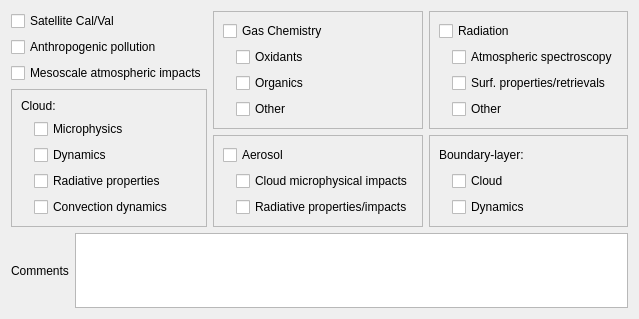
          <widget class="QWidget" name="page">
           <attribute name="label">
            <string>Scientific Aims</string>
           </attribute>
           <layout class="QVBoxLayout" name="verticalLayout_12">
            <item>
             <layout class="QHBoxLayout" name="horizontalLayout_15">
              <item>
               <layout class="QVBoxLayout" name="verticalLayout_6">
                <item>
                 <widget class="QCheckBox" name="satelliteCalValCheck">
                  <property name="text">
                   <string>Satellite Cal/Val</string>
                  </property>
                 </widget>
                </item>
                <item>
                 <widget class="QCheckBox" name="anthroPollutionCheck">
                  <property name="text">
                   <string>Anthropogenic pollution</string>
                  </property>
                 </widget>
                </item>
                <item>
                 <widget class="QCheckBox" name="mesoscaleImpactsCheck">
                  <property name="text">
                   <string>Mesoscale atmospheric impacts</string>
                  </property>
                 </widget>
                </item>
                <item>
                 <widget class="QFrame" name="frame_3">
                  <property name="frameShape">
                   <enum>QFrame::StyledPanel</enum>
                  </property>
                  <property name="frameShadow">
                   <enum>QFrame::Raised</enum>
                  </property>
                  <layout class="QVBoxLayout" name="verticalLayout_3">
                   <item>
                    <widget class="QLabel" name="label_12">
                     <property name="text">
                      <string>Cloud:</string>
                     </property>
                    </widget>
                   </item>
                   <item>
                    <layout class="QHBoxLayout" name="horizontalLayout_3">
                     <item>
                      <spacer name="horizontalSpacer_3">
                       <property name="orientation">
                        <enum>Qt::Horizontal</enum>
                       </property>
                       <property name="sizeType">
                        <enum>QSizePolicy::Maximum</enum>
                       </property>
                       <property name="sizeHint" stdset="0">
                        <size>
                         <width>13</width>
                         <height>17</height>
                        </size>
                       </property>
                      </spacer>
                     </item>
                     <item>
                      <widget class="QCheckBox" name="cloudMicrophysicsCheck">
                       <property name="text">
                        <string>Microphysics</string>
                       </property>
                      </widget>
                     </item>
                    </layout>
                   </item>
                   <item>
                    <layout class="QHBoxLayout" name="horizontalLayout_4">
                     <item>
                      <spacer name="horizontalSpacer_5">
                       <property name="orientation">
                        <enum>Qt::Horizontal</enum>
                       </property>
                       <property name="sizeType">
                        <enum>QSizePolicy::Maximum</enum>
                       </property>
                       <property name="sizeHint" stdset="0">
                        <size>
                         <width>13</width>
                         <height>17</height>
                        </size>
                       </property>
                      </spacer>
                     </item>
                     <item>
                      <widget class="QCheckBox" name="cloudDynamicsCheck">
                       <property name="text">
                        <string>Dynamics</string>
                       </property>
                      </widget>
                     </item>
                    </layout>
                   </item>
                   <item>
                    <layout class="QHBoxLayout" name="horizontalLayout_5">
                     <property name="sizeConstraint">
                      <enum>QLayout::SetDefaultConstraint</enum>
                     </property>
                     <item>
                      <spacer name="horizontalSpacer_6">
                       <property name="orientation">
                        <enum>Qt::Horizontal</enum>
                       </property>
                       <property name="sizeType">
                        <enum>QSizePolicy::Maximum</enum>
                       </property>
                       <property name="sizeHint" stdset="0">
                        <size>
                         <width>13</width>
                         <height>17</height>
                        </size>
                       </property>
                      </spacer>
                     </item>
                     <item>
                      <widget class="QCheckBox" name="cloudRadiativeCheck">
                       <property name="text">
                        <string>Radiative properties</string>
                       </property>
                      </widget>
                     </item>
                    </layout>
                   </item>
                   <item>
                    <layout class="QHBoxLayout" name="horizontalLayout_6">
                     <item>
                      <spacer name="horizontalSpacer_4">
                       <property name="orientation">
                        <enum>Qt::Horizontal</enum>
                       </property>
                       <property name="sizeType">
                        <enum>QSizePolicy::Maximum</enum>
                       </property>
                       <property name="sizeHint" stdset="0">
                        <size>
                         <width>13</width>
                         <height>17</height>
                        </size>
                       </property>
                      </spacer>
                     </item>
                     <item>
                      <widget class="QCheckBox" name="cloudConvectionCheck">
                       <property name="text">
                        <string>Convection dynamics</string>
                       </property>
                      </widget>
                     </item>
                    </layout>
                   </item>
                  </layout>
                 </widget>
                </item>
               </layout>
              </item>
              <item>
               <layout class="QVBoxLayout" name="verticalLayout_7">
                <item>
                 <widget class="QFrame" name="frame_2">
                  <property name="frameShape">
                   <enum>QFrame::StyledPanel</enum>
                  </property>
                  <property name="frameShadow">
                   <enum>QFrame::Raised</enum>
                  </property>
                  <layout class="QVBoxLayout" name="verticalLayout_2">
                   <item>
                    <widget class="QCheckBox" name="gasChemCheck">
                     <property name="text">
                      <string>Gas Chemistry</string>
                     </property>
                    </widget>
                   </item>
                   <item>
                    <layout class="QHBoxLayout" name="horizontalLayout_12">
                     <item>
                      <spacer name="horizontalSpacer_12">
                       <property name="orientation">
                        <enum>Qt::Horizontal</enum>
                       </property>
                       <property name="sizeType">
                        <enum>QSizePolicy::Maximum</enum>
                       </property>
                       <property name="sizeHint" stdset="0">
                        <size>
                         <width>13</width>
                         <height>17</height>
                        </size>
                       </property>
                      </spacer>
                     </item>
                     <item>
                      <widget class="QCheckBox" name="gasChemOxidantsCheck">
                       <property name="text">
                        <string>Oxidants</string>
                       </property>
                      </widget>
                     </item>
                    </layout>
                   </item>
                   <item>
                    <layout class="QHBoxLayout" name="horizontalLayout_13">
                     <item>
                      <spacer name="horizontalSpacer_13">
                       <property name="orientation">
                        <enum>Qt::Horizontal</enum>
                       </property>
                       <property name="sizeType">
                        <enum>QSizePolicy::Maximum</enum>
                       </property>
                       <property name="sizeHint" stdset="0">
                        <size>
                         <width>13</width>
                         <height>17</height>
                        </size>
                       </property>
                      </spacer>
                     </item>
                     <item>
                      <widget class="QCheckBox" name="gasChemOrganicsCheck">
                       <property name="text">
                        <string>Organics</string>
                       </property>
                      </widget>
                     </item>
                    </layout>
                   </item>
                   <item>
                    <layout class="QHBoxLayout" name="horizontalLayout_14">
                     <item>
                      <spacer name="horizontalSpacer_14">
                       <property name="orientation">
                        <enum>Qt::Horizontal</enum>
                       </property>
                       <property name="sizeType">
                        <enum>QSizePolicy::Maximum</enum>
                       </property>
                       <property name="sizeHint" stdset="0">
                        <size>
                         <width>13</width>
                         <height>17</height>
                        </size>
                       </property>
                      </spacer>
                     </item>
                     <item>
                      <widget class="QCheckBox" name="gasChemOtherCheck">
                       <property name="text">
                        <string>Other</string>
                       </property>
                      </widget>
                     </item>
                    </layout>
                   </item>
                  </layout>
                 </widget>
                </item>
                <item>
                 <widget class="QFrame" name="frame_5">
                  <property name="frameShape">
                   <enum>QFrame::StyledPanel</enum>
                  </property>
                  <property name="frameShadow">
                   <enum>QFrame::Raised</enum>
                  </property>
                  <layout class="QVBoxLayout" name="verticalLayout_5">
                   <item>
                    <widget class="QCheckBox" name="aerosolCheck">
                     <property name="text">
                      <string>Aerosol</string>
                     </property>
                    </widget>
                   </item>
                   <item>
                    <layout class="QHBoxLayout" name="horizontalLayout">
                     <item>
                      <spacer name="horizontalSpacer">
                       <property name="orientation">
                        <enum>Qt::Horizontal</enum>
                       </property>
                       <property name="sizeType">
                        <enum>QSizePolicy::Maximum</enum>
                       </property>
                       <property name="sizeHint" stdset="0">
                        <size>
                         <width>13</width>
                         <height>17</height>
                        </size>
                       </property>
                      </spacer>
                     </item>
                     <item>
                      <widget class="QCheckBox" name="aerosolMicrophysicalCheck">
                       <property name="text">
                        <string>Cloud microphysical impacts</string>
                       </property>
                      </widget>
                     </item>
                    </layout>
                   </item>
                   <item>
                    <layout class="QHBoxLayout" name="horizontalLayout_2">
                     <item>
                      <spacer name="horizontalSpacer_2">
                       <property name="orientation">
                        <enum>Qt::Horizontal</enum>
                       </property>
                       <property name="sizeType">
                        <enum>QSizePolicy::Maximum</enum>
                       </property>
                       <property name="sizeHint" stdset="0">
                        <size>
                         <width>13</width>
                         <height>17</height>
                        </size>
                       </property>
                      </spacer>
                     </item>
                     <item>
                      <widget class="QCheckBox" name="aerosolRadiativeCheck">
                       <property name="text">
                        <string>Radiative properties/impacts</string>
                       </property>
                      </widget>
                     </item>
                    </layout>
                   </item>
                  </layout>
                 </widget>
                </item>
               </layout>
              </item>
              <item>
               <layout class="QVBoxLayout" name="verticalLayout_8">
                <item>
                 <widget class="QFrame" name="frame">
                  <property name="frameShape">
                   <enum>QFrame::StyledPanel</enum>
                  </property>
                  <property name="frameShadow">
                   <enum>QFrame::Raised</enum>
                  </property>
                  <layout class="QVBoxLayout" name="verticalLayout">
                   <item>
                    <widget class="QCheckBox" name="radiationCheck">
                     <property name="text">
                      <string>Radiation</string>
                     </property>
                    </widget>
                   </item>
                   <item>
                    <layout class="QHBoxLayout" name="horizontalLayout_9">
                     <item>
                      <spacer name="horizontalSpacer_9">
                       <property name="orientation">
                        <enum>Qt::Horizontal</enum>
                       </property>
                       <property name="sizeType">
                        <enum>QSizePolicy::Maximum</enum>
                       </property>
                       <property name="sizeHint" stdset="0">
                        <size>
                         <width>13</width>
                         <height>17</height>
                        </size>
                       </property>
                      </spacer>
                     </item>
                     <item>
                      <widget class="QCheckBox" name="radiationAtmosSpectroscopyCheck">
                       <property name="text">
                        <string>Atmospheric spectroscopy</string>
                       </property>
                      </widget>
                     </item>
                    </layout>
                   </item>
                   <item>
                    <layout class="QHBoxLayout" name="horizontalLayout_10">
                     <item>
                      <spacer name="horizontalSpacer_10">
                       <property name="orientation">
                        <enum>Qt::Horizontal</enum>
                       </property>
                       <property name="sizeType">
                        <enum>QSizePolicy::Maximum</enum>
                       </property>
                       <property name="sizeHint" stdset="0">
                        <size>
                         <width>13</width>
                         <height>17</height>
                        </size>
                       </property>
                      </spacer>
                     </item>
                     <item>
                      <widget class="QCheckBox" name="radiationSurfPropertiesCheck">
                       <property name="text">
                        <string>Surf. properties/retrievals</string>
                       </property>
                      </widget>
                     </item>
                    </layout>
                   </item>
                   <item>
                    <layout class="QHBoxLayout" name="horizontalLayout_11">
                     <item>
                      <spacer name="horizontalSpacer_11">
                       <property name="orientation">
                        <enum>Qt::Horizontal</enum>
                       </property>
                       <property name="sizeType">
                        <enum>QSizePolicy::Maximum</enum>
                       </property>
                       <property name="sizeHint" stdset="0">
                        <size>
                         <width>13</width>
                         <height>17</height>
                        </size>
                       </property>
                      </spacer>
                     </item>
                     <item>
                      <widget class="QCheckBox" name="radiationOtherCheck">
                       <property name="text">
                        <string>Other</string>
                       </property>
                      </widget>
                     </item>
                    </layout>
                   </item>
                  </layout>
                 </widget>
                </item>
                <item>
                 <widget class="QFrame" name="frame_4">
                  <property name="frameShape">
                   <enum>QFrame::StyledPanel</enum>
                  </property>
                  <property name="frameShadow">
                   <enum>QFrame::Raised</enum>
                  </property>
                  <layout class="QVBoxLayout" name="verticalLayout_4">
                   <item>
                    <widget class="QLabel" name="label_13">
                     <property name="text">
                      <string>Boundary-layer:</string>
                     </property>
                    </widget>
                   </item>
                   <item>
                    <layout class="QHBoxLayout" name="horizontalLayout_7">
                     <item>
                      <spacer name="horizontalSpacer_7">
                       <property name="orientation">
                        <enum>Qt::Horizontal</enum>
                       </property>
                       <property name="sizeType">
                        <enum>QSizePolicy::Maximum</enum>
                       </property>
                       <property name="sizeHint" stdset="0">
                        <size>
                         <width>13</width>
                         <height>17</height>
                        </size>
                       </property>
                      </spacer>
                     </item>
                     <item>
                      <widget class="QCheckBox" name="blCloudCheck">
                       <property name="text">
                        <string>Cloud</string>
                       </property>
                      </widget>
                     </item>
                    </layout>
                   </item>
                   <item>
                    <layout class="QHBoxLayout" name="horizontalLayout_8">
                     <item>
                      <spacer name="horizontalSpacer_8">
                       <property name="orientation">
                        <enum>Qt::Horizontal</enum>
                       </property>
                       <property name="sizeType">
                        <enum>QSizePolicy::Maximum</enum>
                       </property>
                       <property name="sizeHint" stdset="0">
                        <size>
                         <width>13</width>
                         <height>17</height>
                        </size>
                       </property>
                      </spacer>
                     </item>
                     <item>
                      <widget class="QCheckBox" name="blDynamicsCheck">
                       <property name="text">
                        <string>Dynamics</string>
                       </property>
                      </widget>
                     </item>
                    </layout>
                   </item>
                  </layout>
                 </widget>
                </item>
               </layout>
              </item>
             </layout>
            </item>
            <item>
             <layout class="QHBoxLayout" name="horizontalLayout_16">
              <item>
               <widget class="QLabel" name="label_14">
                <property name="text">
                 <string>Comments</string>
                </property>
               </widget>
              </item>
              <item>
               <widget class="QTextEdit" name="SAOtherTextBox">
                <property name="maximumSize">
                 <size>
                  <width>16777215</width>
                  <height>75</height>
                 </size>
                </property>
               </widget>
              </item>
             </layout>
            </item>
           </layout>
          </widget>
